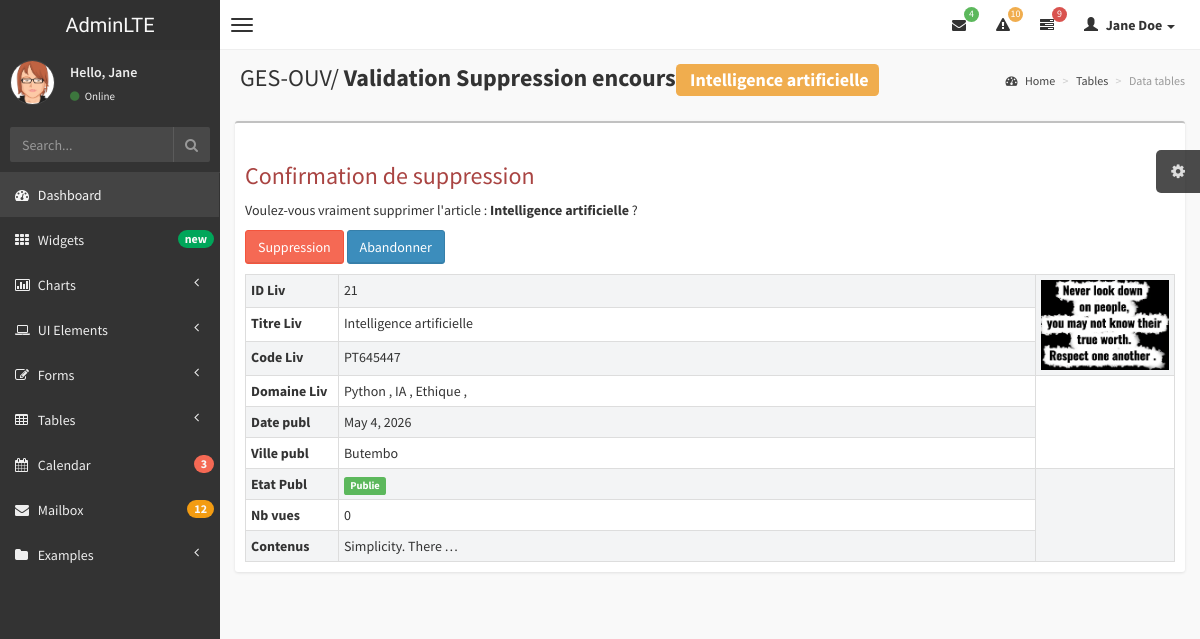
Screenshot of /livre/suppression/21/ with the database file from the repository.
### ouvrages/models.py (models this page shows, shortened)
class Article(models.Model):
    titre=models.CharField(max_length=50)
    tag=models.ManyToManyField(
        to=Etiquette,
        blank=True, related_name='tag'
    )
    auteur=models.ForeignKey(
        to=Auteur,on_delete=models.SET_NULL,null=True,related_name='auteur'
    )
    ville=models.ForeignKey(to=Ville, on_delete=models.SET_NULL,null=True, related_name='ville')
    date_publication=models.DateField(auto_now_add=True)
    code_livre=models.CharField(max_length=15,null=True,unique=True,validators=[MinLengthValidator(5)])
    image_livre=models.ImageField(upload_to='cover_pict_liv/',null=True, blank=True)
    contenu=models.TextField()
    est_publie=models.BooleanField(default=False)
    nb_vues=models.PositiveIntegerField(default=0)
    link_livre=models.URLField(max_length=200,null=True)

class Etiquette(models.Model):
    tags=models.CharField(max_length=20, unique=True)

class Ville(models.Model):
    designationville=models.CharField(max_length=50)
    def __str__(self):
        return self.designationville

### ouvrages/views.py (the view)
# urls.py: path('livre/suppression/<int:id>/', views.supprimer_livre,name='suppression_livre'),
def supprimer_livre(request,id):
    sup_article=get_object_or_404(Article,id=id)
    if request.method == "POST":
        sup_article.delete()
        return redirect('liste_article')
    context={
        'article':sup_article
    }
    return render(request,'suppression_livre.html',context)

### ouvrages/templates/suppression_livre.html (shortened to what this page needs)
{% extends "nav.html" %}
{% block content %}
<aside class="right-side">
                <section class="content-header">
                    <h1>
                        GES-OUV/
                        <b> Validation Suppression encours</b><b class='label label-warning'>   {{article.titre}}</b>
                    </h1>
                    <ol class="breadcrumb">
                        <li><a href="#"><i class="fa fa-dashboard"></i> Home</a></li>
                        <li><a href="#">Tables</a></li>
                        <li class="active">Data tables</li>
                    </ol>
                </section>
                <section class="content">
                    <div class="row">
                        <div class="col-xs-12">
                            <div class="box">
                                <div class="box-header">
                                </div>
                                <div class="box-body table-responsive">
    <div class="card shadow p-4">
        <h3 class="text-danger mb-3">
            Confirmation de suppression
        </h3>
        <p>
            Voulez-vous vraiment supprimer l'article :
            <strong>{{ article.titre }}</strong> ?
        </p>
        <form method="POST">
            <button type="submit" class="btn btn-danger">
                Suppression
            </button>
              <button type="submit" class="btn btn-primary">
            <a href="{% url 'detail_art' id=article.id %}" class=""style='color:white'>
                Abandonner
            </a>
            </button>
        </form>
        <p>
        {% include "parties/corps_detail.html" %}
    </div>
</div>
                            </div>
                        </div>
                    </div>
                </section>
            </aside>
{% endblock %}

### ouvrages/templates/parties/corps_detail.html (shortened to what this page needs)
        <table class="table table-bordered table-condensed table-striped">
            <tr>
                <th style="width:10%;">ID Liv</th>
                <td>{{article.id}}</td>
                <td style="width:15%" rowspan="3"><img style="width:100%" src="{{article.image_livre.url}}"></td>
            </tr>
             <tr>
                <th style="width:10%;">Titre Liv</th>
                <td>{{article.titre}}</td>
            </tr>
            <tr>
                <th style="width:10%;">Code Liv</th>
                <td>{{article.code_livre}}</td>
            </tr>
            <tr>
                <th style="width:10%;">Domaine Liv</th>
                <td>
                {% for tag in article.tag.all %}
                    {{tag.tags}}
                    {% if tag %}
                    ,
                    {% endif %}
                {% endfor %}
            </td>
                <td rowspan="3" style="width:15%">
                </td>
            </tr>
            <tr>
                <th style="width:10%;">Date publ</th>
                <td>{{article.date_publication}}</td>
            </tr>
             <tr>
                <th style="width:10%;">Ville publ</th>
                 <td>{{article.ville}}</td>
            </tr>
            <tr>
                <th style="width:10%;">Etat Publ</th>
                <td>
                     {% if article.est_publie %}
            <span class="label label-success">Publie</span>
        {% else %}
        <span class="label label-danger"> Non Publie</span>
        {% endif %}
                </td>
                <td rowspan="3" style="width:15%">
                </td>
            </tr>
            <tr>
            <th style="width:10%;">Nb vues</th>
            <td>{{article.nb_vues}}</td>
            </tr>
            <tr>
                <th style="width:10%;">Contenus</th>
                <td>{{article.contenu|truncatewords:2}}</td>
            </tr>
        </table>

### ouvrages/static/css/AdminLTE.css (style rules this page uses)
html, body { overflow-x: hidden!important; font-family: 'Source Sans Pro', sans-serif; -webkit-font-smoothing: antialiased; min-height: 100%; background: #f9f9f9; }
.right-side, .left-side { min-height: 100%; display: block; }
.right-side { background-color: #f9f9f9; margin-left: 220px; }
.content { padding: 20px 15px; background: #f9f9f9; }
h1, h2, h3, h4, h5, h6, .h1, .h2, .h3, .h4, .h5, .h6 { font-family: 'Source Sans Pro', sans-serif; }
img { max-width: 100%important; }
.table-striped > tbody > tr:nth-child(odd) > td, .table-striped > tbody > tr:nth-child(odd) > th { background-color: #f3f4f5; }
.right-side > .content-header { position: relative; padding: 15px 15px 10px 20px; }
.right-side > .content-header > h1 { margin: 0; font-size: 24px; }
.right-side > .content-header > .breadcrumb { float: right; background: transparent; margin-top: 0px; margin-bottom: 0; font-size: 12px; padding: 7px 5px; position: absolute; top: 15px; right: 10px; -webkit-border-radius: 2px; -moz-border-radius: 2px; border-radius: 2px; }
.right-side > .content-header > .breadcrumb > li > a { color: #444; text-decoration: none; }
.right-side > .content-header > .breadcrumb > li > a > .fa, .right-side > .content-header > .breadcrumb > li > a > .glyphicon, .right-side > .content-header > .breadcrumb > li > a > .ion { margin-right: 5px; }
.right-side > .content-header > .breadcrumb > li + li:before { content: '>\00a0'; }
.box { position: relative; background: #ffffff; border-top: 2px solid #c1c1c1; margin-bottom: 20px; -webkit-border-radius: 3px; -moz-border-radius: 3px; border-radius: 3px; width: 100%; box-shadow: 0px 1px 3px rgba(0, 0, 0, 0.1); }
.box .box-header { position: relative; -webkit-border-top-left-radius: 3px; -webkit-border-top-right-radius: 3px; -webkit-border-bottom-right-radius: 0; -webkit-border-bottom-left-radius: 0; -moz-border-radius-topleft: 3px; -moz-border-radius-topright: 3px; -moz-border-radius-bottomright: 0; -moz-border-radius-bottomleft: 0; border-top-left-radius: 3px; border-top-right-radius: 3px; border-bottom-right-radius: 0; border-bottom-left-radius: 0; border-bottom: 0px solid #f4f4f4; color: #444; padding-bottom: 10px; }
.box .box-header:before, .box .box-header:after { display: table; content: " "; }
.box .box-header:after { clear: both; }
.box .box-body { padding: 10px; -webkit-border-top-left-radius: 0; -webkit-border-top-right-radius: 0; -webkit-border-bottom-right-radius: 3px; -webkit-border-bottom-left-radius: 3px; -moz-border-radius-topleft: 0; -moz-border-radius-topright: 0; -moz-border-radius-bottomright: 3px; -moz-border-radius-bottomleft: 3px; border-top-left-radius: 0; border-top-right-radius: 0; border-bottom-right-radius: 3px; border-bottom-left-radius: 3px; }
.box .box-body .table { margin-bottom: 0; }
.btn { font-weight: 500; -webkit-border-radius: 3px; -moz-border-radius: 3px; border-radius: 3px; border: 1px solid transparent; -webkit-box-shadow: inset 0px -2px 0px 0px rgba(0, 0, 0, 0.09); -moz-box-shadow: inset 0px -2px 0px 0px rgba(0, 0, 0, 0.09); box-shadow: inset 0px -1px 0px 0px rgba(0, 0, 0, 0.09); }
.btn.btn-primary { background-color: #3c8dbc; border-color: #367fa9; }
.btn.btn-danger { background-color: #f56954; border-color: #f4543c; }
.skin-black .right-side > .content-header { background: transparent; box-shadow: none; }

### rows the page displays
Article: titre "Intelligence artificielle", id "21", image_livre (picture), code_livre "PT645447", date_publication "May 4, 2026", ville "Butembo", nb_vues "0", contenu "Simplicity. There …"
Etiquette: tags "Python"
Etiquette: tags "IA"
Etiquette: tags "Ethique"
